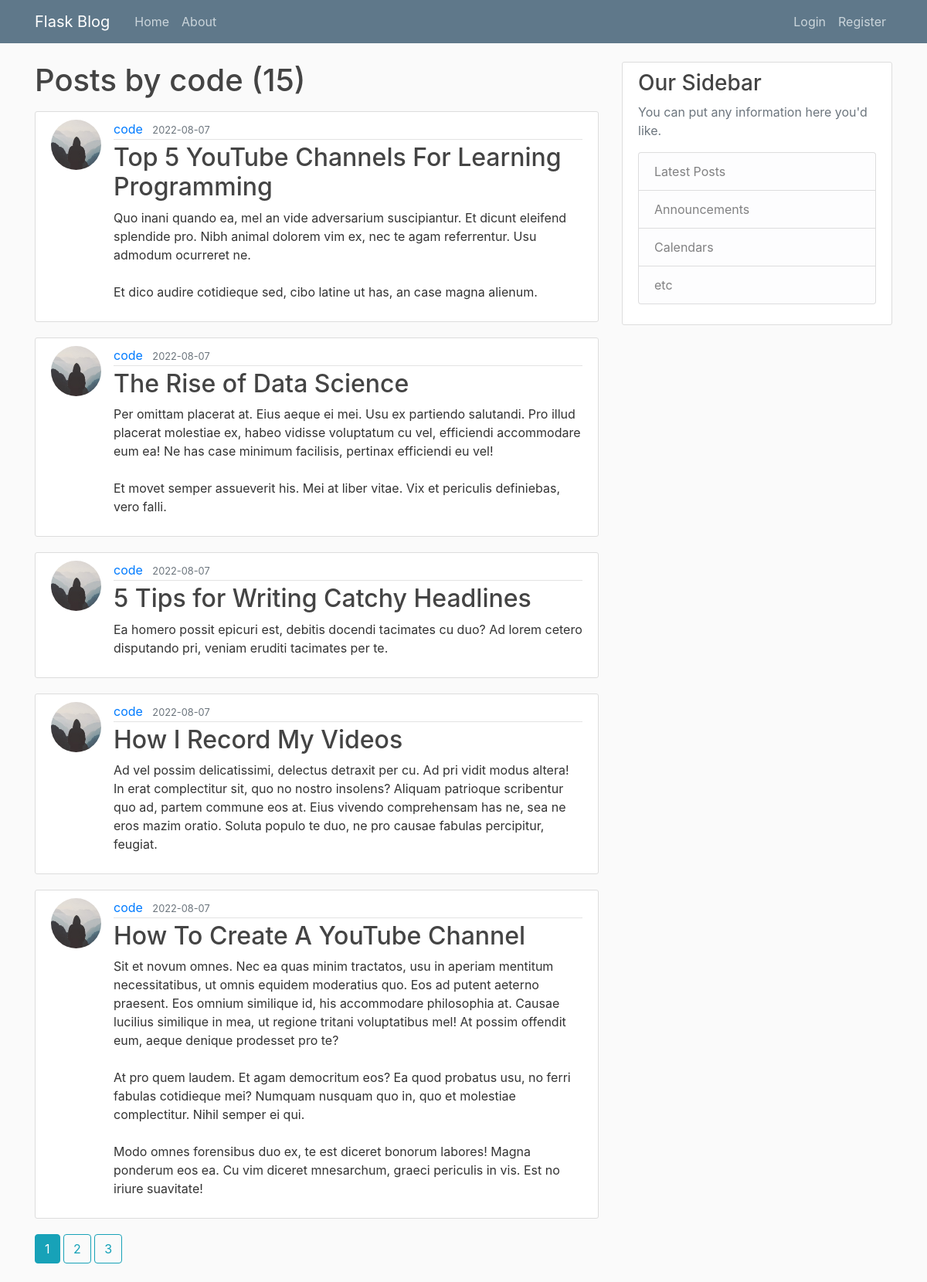
Page /user/code on the committed database.
### flaskblog/models.py (models this page shows, shortened)
class User(db.Model, UserMixin):
    id = db.Column(db.Integer, primary_key=True)
    username = db.Column(db.String(20), unique=True, nullable=False)
    email = db.Column(db.String(120), unique=True, nullable=False)
    image_file = db.Column(
        db.String(20), nullable=False, default='default.jpg')
    password = db.Column(db.String(60), nullable=False)
    posts = db.relationship('Post', backref='author', lazy=True)

class Post(db.Model):
    id = db.Column(db.Integer, primary_key=True)
    title = db.Column(db.String(100), nullable=False)
    date_posted = db.Column(
        db.DateTime, nullable=False, default=datetime.utcnow)
    content = db.Column(db.Text, nullable=False)
    user_id = db.Column(db.Integer, db.ForeignKey('user.id'), nullable=False)

### flaskblog/routes.py (the view)
@app.route('/user/<string:username>')
def user_posts(username):
    page = request.args.get('page', 1, type=int)
    user = User.query.filter_by(username=username).first_or_404()
    posts = Post.query.filter_by(author=user)\
        .order_by(Post.date_posted.desc())\
        .paginate(page=page, per_page=5)
    return render_template('user_posts.html', posts=posts, user=user)

### flaskblog/templates/user_posts.html
{% extends "base.html" %}
{% block content %}
<h1 class="mb-3">Posts by {{ user.username }} ({{ posts.total }})</h1>
{% for post in posts.items %}
<article class="media content-section">
    <img src="{{ url_for('static', filename='profile_pics/' + post.author.image_file) }}" alt="Picture" class="rounded-circle article-img">
    <div class="media-body">
        <div class="article-metadata">
            <a class="mr-2" href="{{ url_for('user_posts', username=post.author.username) }}">{{ post.author.username }}</a>
            <small class="text-muted">{{ post.date_posted.strftime('%Y-%m-%d') }}</small>
        </div>
        <h2><a class="article-title" href="{{ url_for('post', post_id=post.id) }}">{{ post.title }}</a></h2>
        <p class="article-content">{{ post.content }}</p>
    </div>
</article>
{% endfor %}
{% for page_num in posts.iter_pages(left_edge=1, right_edge=1, left_current=1, right_current=2) %}
    {% if page_num %}
        {% if posts.page == page_num %}
            <a class="btn btn-info mb-4" href="{{ url_for('user_posts', username=user.username, page=page_num) }}">{{ page_num }}</a>
        {% else %}
            <a class="btn btn-outline-info mb-4" href="{{ url_for('user_posts', username=user.username, page=page_num) }}">{{ page_num }}</a>
        {% endif %}
    {% else %}
    ...
    {% endif %}
{% endfor %}
{% endblock %}

### flaskblog/static/main.css (style rules this page uses)
body { background: #fafafa; color: #333333; margin-top: 5rem; }
h1, h2, h3, h4, h5, h6 { color: #444444; }
.content-section { background: #ffffff; padding: 10px 20px; border: 1px solid #dddddd; border-radius: 3px; margin-bottom: 20px; }
.article-title { color: #444444; }
.article-content { white-space: pre-line; }
.article-img { height: 65px; width: 65px; margin-right: 16px; }
.article-metadata { padding-bottom: 1px; margin-bottom: 4px; border-bottom: 1px solid #e3e3e3 }

### rows in the picture
User: username "code"
Post: image_file (placeholder picture), author.username "code", date_posted "2022-08-07", title "Top 5 YouTube Channels For Learning Programming", content "Quo inani quando ea, mel an vide adversarium suscipiantur. Et dicunt eleifend splendide pro. Nibh animal dolorem vim ex, nec te agam referrentur. Usu admodum ocurreret ne. Et dico audire cotidieque sed, cibo latine ut has, an case magna alienum."
Post: image_file (placeholder picture), author.username "code", date_posted "2022-08-07", title "The Rise of Data Science", content "Per omittam placerat at. Eius aeque ei mei. Usu ex partiendo salutandi. Pro illud placerat molestiae ex, habeo vidisse voluptatum cu vel, efficiendi accommodare eum ea! Ne has case minimum facilisis, pertinax efficiendi eu vel! Et movet semper assueverit his. Mei at liber vitae. Vix et periculis definiebas, vero falli."
Post: image_file (placeholder picture), author.username "code", date_posted "2022-08-07", title "5 Tips for Writing Catchy Headlines", content "Ea homero possit epicuri est, debitis docendi tacimates cu duo? Ad lorem cetero disputando pri, veniam eruditi tacimates per te."
Post: image_file (placeholder picture), author.username "code", date_posted "2022-08-07", title "How I Record My Videos", content "Ad vel possim delicatissimi, delectus detraxit per cu. Ad pri vidit modus altera! In erat complectitur sit, quo no nostro insolens? Aliquam patrioque scribentur quo ad, partem commune eos at. Eius vivendo comprehensam has ne, sea ne eros mazim oratio. Soluta populo te duo, ne pro causae fabulas percipitur, feugiat."
Post: image_file (placeholder picture), author.username "code", date_posted "2022-08-07", title "How To Create A YouTube Channel", content "Sit et novum omnes. Nec ea quas minim tractatos, usu in aperiam mentitum necessitatibus, ut omnis equidem moderatius quo. Eos ad putent aeterno praesent. Eos omnium similique id, his accommodare philosophia at. Causae lucilius similique in mea, ut regione tritani voluptatibus mel! At possim offendit eum, aeque denique prodesset pro te? At pro quem laudem. Et agam democritum eos? Ea quod probatus usu, no ferri fabulas cotidieque mei? Numquam nusquam quo in, quo et molestiae complectitur. Nihil semper ei qui. Modo omnes forensibus duo ex, te est diceret bonorum labores! Magna ponderum eos ea. Cu vim diceret mnesarchum, graeci periculis in vis. Est no iriure suavitate!"

### other values in the picture
{{ posts.total }} "15"
{{ page_num }} "1"
{{ page_num }} "2" "3"
